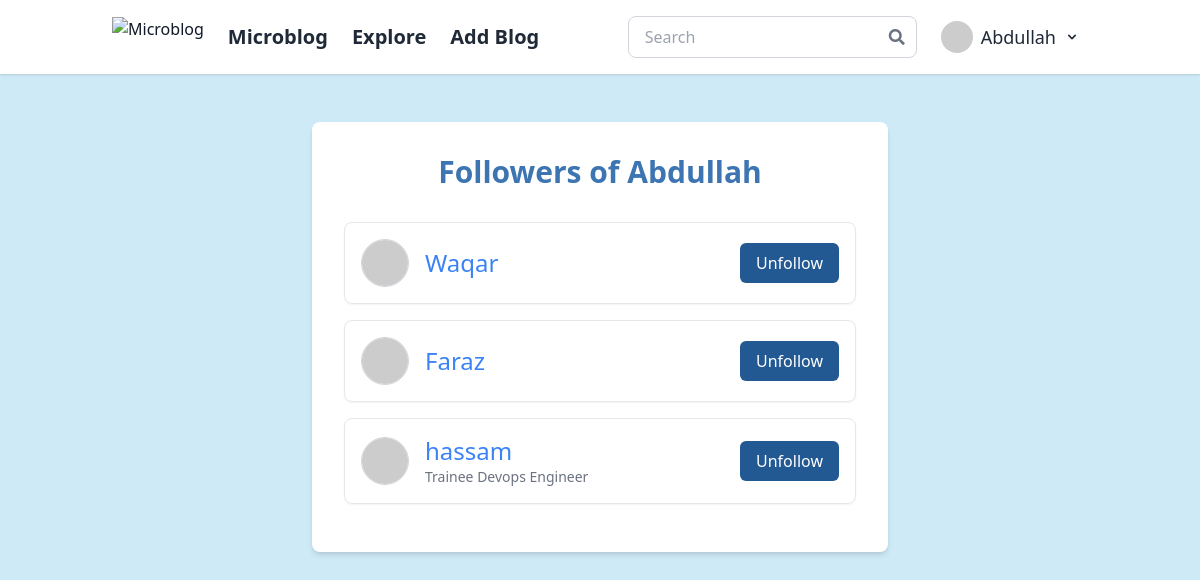
/followers_list/Abdullah (signed in), run on the app's committed database.
### app/models.py (models this page shows, shortened)
class User(UserMixin, db.Model):
    id: so.Mapped[int] = so.mapped_column(primary_key=True)
    username: so.Mapped[str] = so.mapped_column(sa.String(64), index=True, unique=True)
    email: so.Mapped[str] = so.mapped_column(sa.String(120), index=True, unique=True)
    password_hash: so.Mapped[Optional[str]] = so.mapped_column(sa.String(256))
    posts: so.WriteOnlyMapped['Post'] = so.relationship(back_populates='author', cascade='all, delete-orphan', passive_deletes=True)
    comments: so.WriteOnlyMapped['Comment'] = so.relationship(back_populates='author', cascade='all, delete-orphan', passive_deletes=True)
    about_me: so.Mapped[Optional[str]] = so.mapped_column(sa.String(140))
    last_seen: so.Mapped[Optional[datetime]] = so.mapped_column(default=lambda: datetime.now(timezone.utc))
    following: so.WriteOnlyMapped['User'] = so.relationship(secondary=followers, primaryjoin=(followers.c.follower_id == id),
                                                            secondaryjoin=(followers.c.followed_id == id), back_populates='followers', passive_deletes=True)
    followers: so.WriteOnlyMapped['User'] = so.relationship(secondary=followers, primaryjoin=(followers.c.followed_id == id),
                                                            secondaryjoin=(followers.c.follower_id == id), back_populates='following', passive_deletes=True)
    def avatar(self, size):
        digest = md5(self.email.lower().encode('utf-8')).hexdigest()
        return f'https://www.gravatar.com/avatar/{digest}?d=identicon&s={size}'
    def is_following(self, user):
        query = self.following.select().where(User.id == user.id)
        return db.session.scalar(query) is not None
    def get_followers_users(self):
        followers_users = (
            db.session.query(User)
            .join(followers, User.id == followers.c.follower_id)
            .filter(followers.c.followed_id == self.id)
            .all()
        )
        return followers_users

### app/main/routes.py (the view)
@bp.route('/followers_list/<username>')
@login_required
def followers_list(username):
    user = db.session.scalar(sa.select(User).where(User.username == username))
    list = user.get_followers_users()
    return render_template('followers.html', user=user, list=list)

### app/main/forms.py
class SearchForm(FlaskForm):
    searched = StringField('Searched', validators=[DataRequired()])
    submit = SubmitField('Submit')

### app/main/routes.py (called while the page is built)
@bp.before_request
def before_request():
    if current_user.is_authenticated:
        current_user.last_seen = datetime.now(timezone.utc)
        db.session.commit()

@bp.context_processor
def inject_search_form():
    return dict(form=SearchForm())

### app/models.py (called while the page is built)
@login.user_loader
def load_user(id):
    return db.session.get(User, int(id))

### app/templates/followers.html (shortened to what this page needs)
{% extends 'new_base.html' %}
{% block content %}
<div class="flex min-h-full flex-col justify-center px-4 py-6 sm:px-6 lg:px-8 sm:py-12">
    <div class="bg-white shadow-md rounded-lg p-8 w-full max-w-xl mx-auto">
        <h1 class="text-3xl font-bold mb-8 text-center text-[#3C75B1]">Followers of {{ user.username }}</h1>
        <ul>
            {% for follower in list %}
            <li class="flex items-center justify-between p-4 border border-gray-200 rounded-lg shadow-sm hover:bg-blue-100 mb-4">
                <a href="{{ url_for('main.user', username=follower.username) }}" class="flex items-center text-blue-500 hover:text-blue-700">
                    <img src="{{ follower.avatar(100) }}" class="w-12 h-12 rounded-full border border-gray-300">
                    <div class="ml-4">
                        <span class="block text-2xl">{{ follower.username }}</span>
                        {% if follower.about_me %}
                        <span class="block text-sm text-gray-500">{{ follower.about_me[:30] }}</span>
                        {% endif %}
                    </div>
                </a>
                <div>
                    {% if current_user.is_following(follower) %}
                    <div>
                        <form action="{{ url_for('main.unfollow', username=follower.username) }}" method="post">
                            <input type="submit" value="Unfollow" class="bg-[#225993] text-white px-4 py-2 rounded-md hover:bg-[#1B487A]">
                        </form>
                    </div>
                    {% endif %}
                </div>
            </li>
            {% endfor %}
        </ul>
    </div>
</div>
{% endblock %}

### app/templates/new_base.html (shortened to what this page needs)
<!DOCTYPE html>
<html lang="en">
<head>
    <script src="https://cdn.tailwindcss.com"></script>
    <link rel="stylesheet" href="https://cdnjs.cloudflare.com/ajax/libs/font-awesome/5.15.4/css/all.min.css">
    <link href="https://cdn.jsdelivr.net/npm/tailwindcss@2.2.19/dist/tailwind.min.css" rel="stylesheet">
</head>
<body class="bg-[#CEEAF7] text-gray-900">
    <nav class="bg-white shadow">
      <div class="container mx-auto px-6 py-4 flex justify-between items-center">
          <div class="flex items-center space-x-6 ">
              {% if not current_user.is_anonymous %}
              <a href="{{ url_for('main.index') }}">
                  <img class="w-15 h-10" src="https://osoltech.com/hs-fs/hubfs/Medium%20size%20with%20Tag%20line.png?width=140&height=69&name=Medium%20size%20with%20Tag%20line.png" alt="Microblog">
              </a>
              <a class="text-xl font-semibold text-gray-800 " href="{{ url_for('main.index') }}">Microblog</a>
              {% endif %}
              {% if not current_user.is_anonymous %}
              <a class="text-xl font-semibold text-gray-800 max-sm:hidden" href="{{ url_for('main.explore') }}">Explore</a>
                <a class="text-xl font-semibold text-gray-800 max-sm:hidden" href="{{ url_for('main.add_blog') }}">Add Blog</a>
              {% endif %}
          </div>
          <div id="navbarRight" class="hidden md:flex items-center space-x-4">
            <form class="relative flex items-center w-full md:w-auto" method="POST" action="{{ url_for('main.search') }}" onsubmit="return ValidateSearch()">
                <input type="search" name="searched" autocomplete="off" id="searched" class="w-full border border-gray-300 rounded-lg pl-4 pr-10 py-2 focus:outline-none" placeholder="Search">
                <button type="submit" class="absolute right-3 inset-y-0 flex items-center text-gray-500 hover:text-gray-700">
                    <i class="fas fa-search"></i>
                </button>
            </form>
              {% if not current_user.is_anonymous %}
              <div class="relative px-2">
                  <button id="dropdownButton" class="text-lg flex items-center space-x-2 text-gray-800 hover:text-gray-600 focus:outline-none" onclick="toggleDropdown()">
                      <img class="w-8 h-8 rounded-full" src="{{ current_user.avatar(50) }}" alt="User avatar">
                      <span>{{ current_user.username }}</span>
                      <svg class="w-4 h-4" fill="currentColor" viewBox="0 0 20 20" xmlns="http://www.w3.org/2000/svg">
                          <path fill-rule="evenodd" d="M5.293 7.293a1 1 0 011.414 0L10 10.586l3.293-3.293a1 1 0 111.414 1.414l-4 4a1 1 0 01-1.414 0l-4-4a1 1 0 010-1.414z" clip-rule="evenodd"></path>
                      </svg>
                  </button>
              </div>
              {% else %}
              <ul class="flex space-x-4">
                  <li><a class="text-gray-800 hover:text-gray-600" href="{{ url_for('auth.login') }}">Login</a></li>
              </ul>
              {% endif %}
          </div>
      </div>
    </nav>
  <div class="container mx-auto relative">
      {% block content %}{% endblock %}
  </div>
</body>
</html>

### data on the page
User: username "Abdullah"
User: username "Waqar"
User: username "Faraz"
User: username "hassam", about_me "Trainee Devops Engineer"
